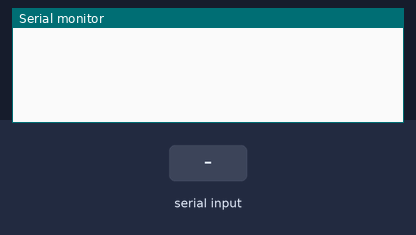
Bench run of a sketch on a simulated Arduino Uno, built with avr-gcc and run on an emulated ATmega328P. Shown: the last lines printed to the serial monitor. Inputs (shaded band) come from the test bench.

Above: at 1.2 s.
1.3 s: "1\n" received over Serial
At 2.4 s:
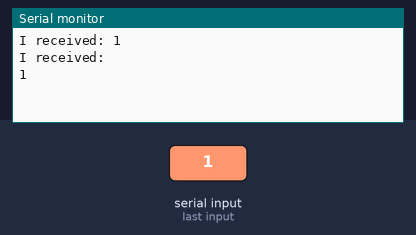
2.8 s: "0\n" received over Serial
At 3.6 s:
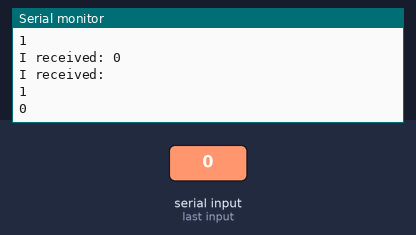

Measured:
- after the input at 1.3 s, the serial monitor: prints a new line at once (image 1)
- after the input at 2.8 s, the serial monitor: prints a new line at once (image 2)

The sketch:

serial_read_string_7.ino
```cpp
char incomingByte = 0; // for incoming serial data

String inputString = "";       // a String to hold incoming data
bool stringComplete = false;  // whether the string is complete

void setup() {
  Serial.begin(9600);
}

void loop() {
  // send data only when you receive data:
  if (Serial.available() > 0) {
  // read the incoming byte:
  incomingByte = (char)Serial.read();
  inputString += incomingByte;
  Serial.print("I received: ");
  Serial.println(incomingByte);
  // if the incoming character is a newline, set a flag so the main loop can
  // do something about it:
  if (incomingByte == '\n') {
    stringComplete = true;
    Serial.println(inputString);
  }
  }
}
```
